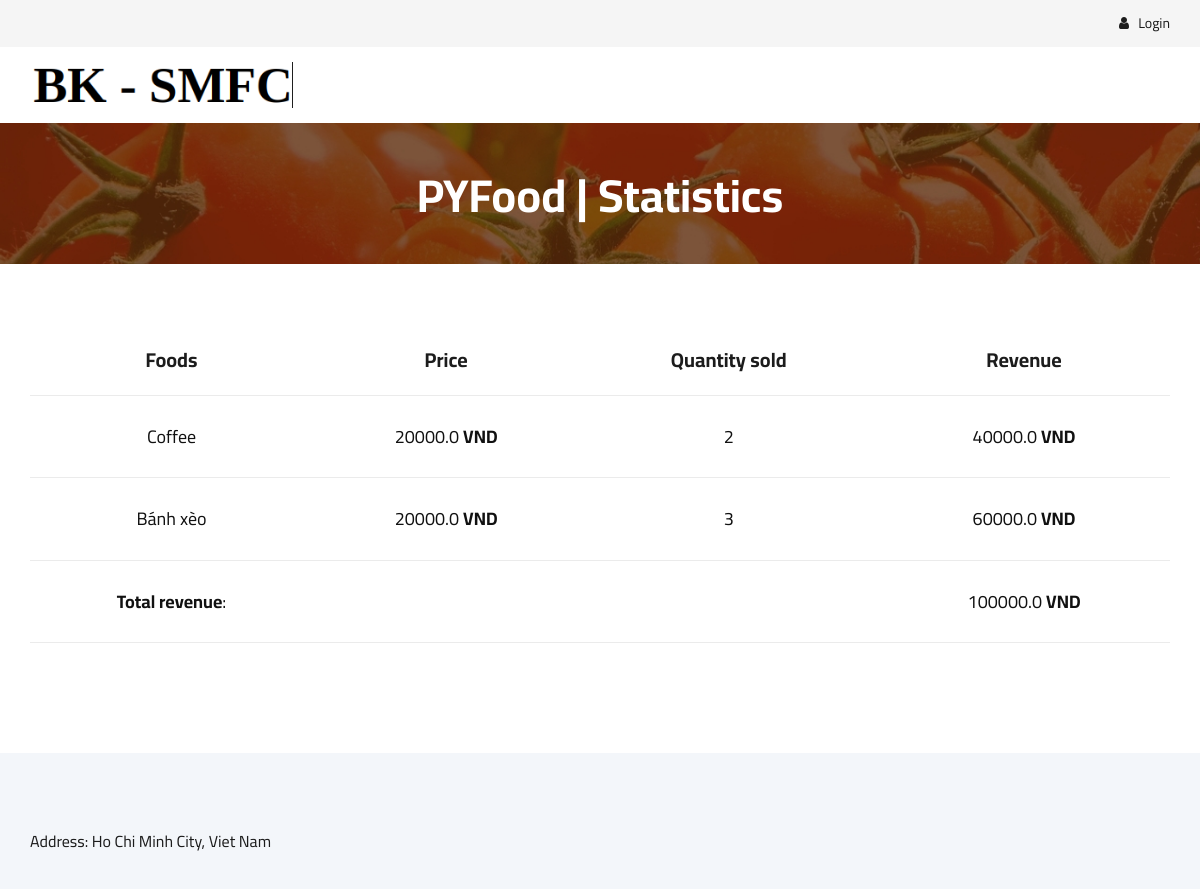
The page /vendorowner/view-report/1/ on the database as committed earlier.
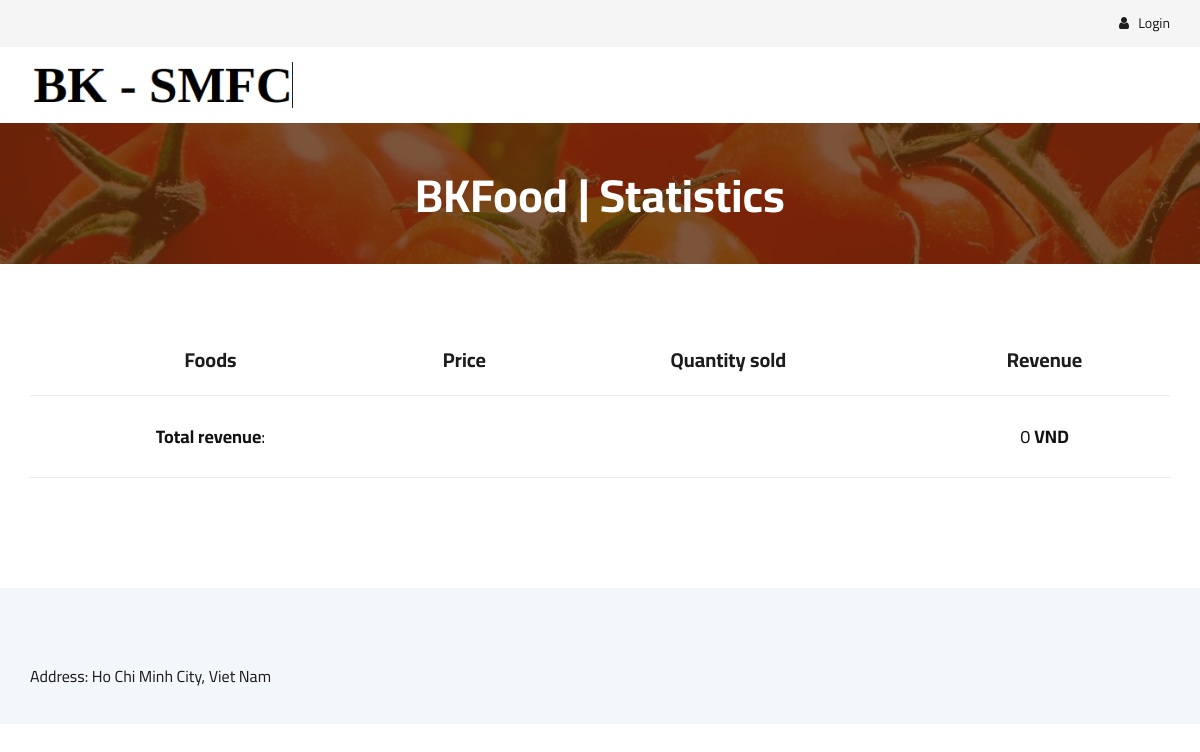
The same page on the database as committed later.
### model/models/vendor.py (models this page shows, shortened)
class Vendor(models.Model):
    name = models.CharField(max_length=100, default='')
    description = models.CharField(max_length=256, default='')
    owner = models.ForeignKey(VendorOwner, on_delete=models.CASCADE)

### model/models/order.py (models this page shows)
class OrdersLog(models.Model):
    food = models.ForeignKey(Food, on_delete=models.CASCADE)
    quantity = models.IntegerField(default=0)
    vendor = models.ForeignKey(Vendor, on_delete=models.CASCADE)
    @property
    def revenue(self):
        return round(self.food.price*self.quantity,4)
        verbose_name = 'OrderItem'
        verbose_name_plural = 'OrderItems'

### model/models/food.py (models this page shows, shortened)
class Food(models.Model):
    category = models.ForeignKey(Category, on_delete=models.CASCADE, blank=True)
    name = models.CharField(max_length=100)
    vendor = models.ForeignKey(Vendor, on_delete=models.CASCADE)
    description = models.TextField(blank=True, max_length=256)
    price = models.FloatField(default=0)
    image = models.ImageField(upload_to='food_images/%Y/%m/%d', blank=True)
    class Meta:
        verbose_name = 'Food'
        verbose_name_plural = 'Foods'

### vendorowner/views.py (the view)
# urls.py: path('view-report/<int:vendor_id>/', ViewStatistics, name='view-statistics')
def ViewStatistics(request, vendor_id):
    products_statistics = VendorOwnerServices.Statistics(vendor_id)
    total_revenue = 0
    for product_statistics in products_statistics:
        total_revenue+=product_statistics.revenue
    context = {
        'vendor_name': Vendor.objects.get(id=vendor_id).name,
        'products_statistics': products_statistics,
        'total_revenue' : total_revenue,
    }
    return render(request, 'vendorowner/report.html', context)

### vendorowner/vendorowner.py (called while the page is built)
    @staticmethod
    def Statistics(vendor_id):
        products_statistics = OrdersLog.objects.filter(vendor=Vendor.objects.get(id=vendor_id))
        return products_statistics

### templates/vendorowner/report.html (shortened to what this page needs)
{% extends 'vendorowner/base.html' %}
{% block BreadcrumbTitle%}
    <h2>{{vendor_name}} | Statistics</h2>
{% endblock %}
{% block content %}
    <section class="shoping-cart spad">
        <div class="container">
            <div class="row">
                <div class="col-lg-12">
                    <div class="shoping__cart__table">
                        <table>
                            <thead>
                                <tr>
                                    <th>Foods</th>
                                    <th>Price</th>
                                    <th>Quantity sold</th>
                                    <th>Revenue</th>
                                </tr>
                            </thead>
                            <tbody>
                                {% for product_statistics in products_statistics %}
                                    <tr>
                                        <td>
                                            <h5>{{product_statistics.food.name}}</h5>
                                        </td>
                                        <td>
                                            <h5>{{product_statistics.food.price}} <b>VND</b></h5>
                                        </td>
                                        <td>
                                            <h5>{{product_statistics.quantity}}</h5>
                                        </td>
                                        <td>
                                            <h5>{{product_statistics.revenue}} <b>VND</b></h5>
                                        </td>
                                    </tr>
                                {% endfor %}
                                <tr>
                                    <td>
                                        <h5><b>Total revenue</b>:</h5>
                                    </td>
                                    <td>
                                    </td>
                                    <td>
                                    </td>
                                    <td>
                                        <h5>{{total_revenue}} <b>VND</b> </h5>
                                    </td>
                                </tr>
                            </tbody>
                        </table>
                    </div>
                </div>
            </div>
        </div>
    </section>
{% endblock %}

Rows that differ between the two databases and show on the page:
removed OrdersLog: food.name "Coffee", food.price "20000.0", quantity "2", revenue "40000.0"
removed OrdersLog: food.name "Bánh xèo", food.price "20000.0", quantity "3", revenue "60000.0"
changed Vendor: name "PYFood" → "BKFood"
Other text that changed with them:
{{ total_revenue }}: "100000.0" → "0"
